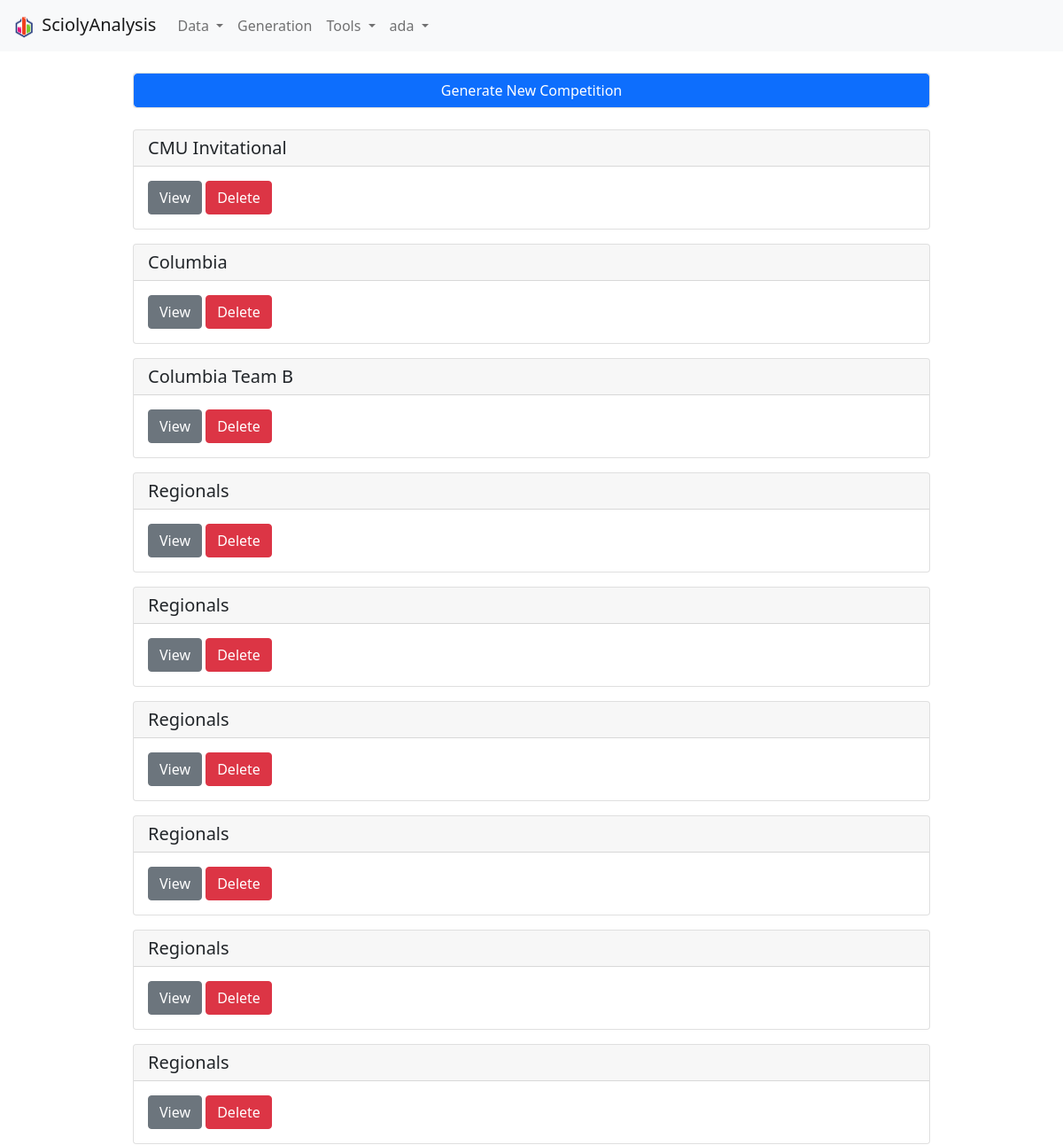
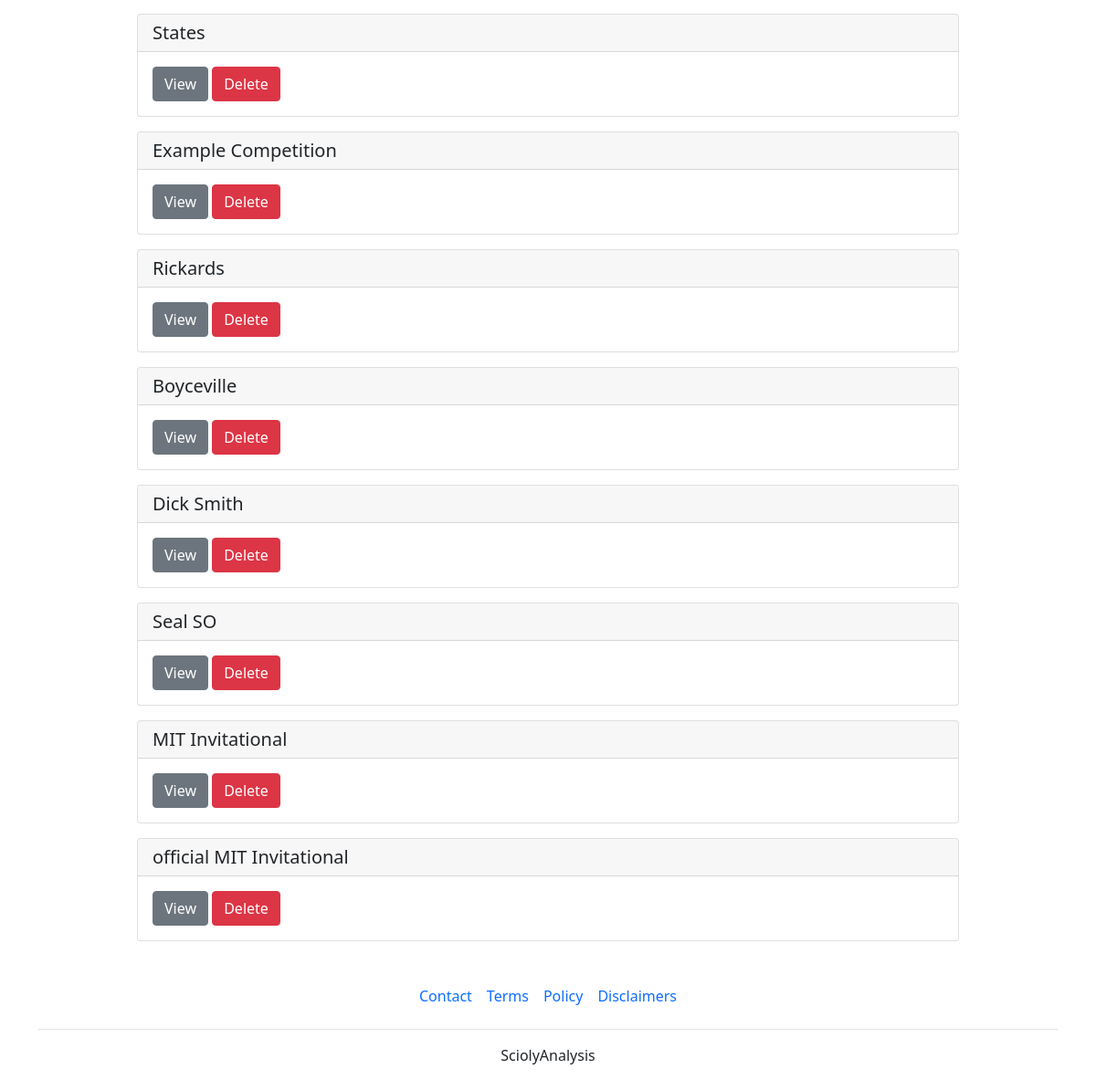
Screenshot of /generation/ (signed in) with the database file from the repository (2 pictures, top to bottom).
### generation/models.py (models this page shows, shortened)
class GeneratedCompetitionSettings(models.Model):
    user = models.ForeignKey(User, on_delete=models.CASCADE)
    date = models.DateTimeField(auto_now=True,auto_now_add=False)
    name = models.CharField(max_length=200)
    notes = models.CharField(max_length=500, blank=True)
    max_events_per_member = models.PositiveIntegerField()
    min_events_per_member = models.PositiveIntegerField()
    skill_vs_preferences = models.FloatField()
    max_num_of_build_events_per_member = models.PositiveIntegerField(default=2)

### generation/views.py (the view)
# urls.py: path('', views.generatedCompetitionsListView, name='generatedCompetitionsListView'),
@login_required
def generatedCompetitionsListView(request):
    generated_competitions_list = GeneratedCompetitionSettings.objects.filter(user=request.user.id)
    context = {
        "generated_competitions_list":generated_competitions_list,
    }
    return render(request, "generation/generated_competition_list_view.html", context)

### generation/templates/generation/generated_competition_list_view.html
    {% extends 'main.html' %}
    {% block bodycontent %}
        <div class="card w-75 mx-auto my-4"><a href="{% url 'competitionSettingsFormView' %}" class="btn btn-primary">Generate New Competition</a></div>
        {% for c in generated_competitions_list %}
            <div class="card w-75 mx-auto my-3">
                <h5 class="card-header">{{c.name}}</h5>
                <div class="card-body">
                    <a href="{% url 'generatedCompetitionSettingsView' pk=c.id %}" class="btn btn-secondary">View</a>
                    <a href="{% url 'generatedCompetitionsDeleteView' pk=c.id %}" class="btn btn-danger">Delete</a>
                </div>
            </div>
        {% endfor %}
    {% endblock%}

### templates/sciolysite/navbar.html (shortened to what this page needs)
{% load static %}
<nav class="navbar navbar-expand-lg navbar-light bg-light">
    <div class="container-fluid">
      <a class="navbar-brand" href="/">
        <img src="{% static 'images/logo_big.png' %}" width="30" height="30" alt="">
        SciolyAnalysis</a>
      <div class="collapse navbar-collapse" id="navbarSupportedContent">
        <ul class="navbar-nav me-auto mb-2 mb-lg-0">
          <li class="nav-item dropdown">
            <a class="nav-link dropdown-toggle" href="{% url 'competitionListView' %}" id="navbarDropdown" role="button" data-bs-toggle="dropdown" aria-expanded="false">
              Data
            </a>
          </li>
          <li class="nav-item">
            <a class="nav-link" href="{% url 'generatedCompetitionsListView' %}">Generation</a>
          </li>
          <li class="nav-item dropdown">
            <a class="nav-link dropdown-toggle" href="{% url 'ConflictCheckingView' %}" id="navbarDropdown" role="button" data-bs-toggle="dropdown" aria-expanded="false">
              Tools
            </a>
          </li>
          {% if user.is_authenticated %}
          <li class="nav-item dropdown">
            <a class="nav-link dropdown-toggle" href="" id="navbarDropdown" role="button" data-bs-toggle="dropdown" aria-expanded="false">
              {{user.username}}
            </a>
          </li>
          {% endif %}
        </ul>
      </div>
    </div>
  </nav>

### rows the page displays
GeneratedCompetitionSettings: name "CMU Invitational"
GeneratedCompetitionSettings: name "Columbia"
GeneratedCompetitionSettings: name "Columbia Team B"
GeneratedCompetitionSettings: name "Regionals"
GeneratedCompetitionSettings: name "Regionals"
GeneratedCompetitionSettings: name "Regionals"
GeneratedCompetitionSettings: name "Regionals"
GeneratedCompetitionSettings: name "Regionals"
GeneratedCompetitionSettings: name "Regionals"
GeneratedCompetitionSettings: name "States"
GeneratedCompetitionSettings: name "Example Competition"
GeneratedCompetitionSettings: name "Rickards"
GeneratedCompetitionSettings: name "Boyceville"
GeneratedCompetitionSettings: name "Dick Smith"
GeneratedCompetitionSettings: name "Seal SO"
GeneratedCompetitionSettings: name "MIT Invitational"
GeneratedCompetitionSettings: name "official MIT Invitational"

### other values shown
{{ user.username }} "ada"
